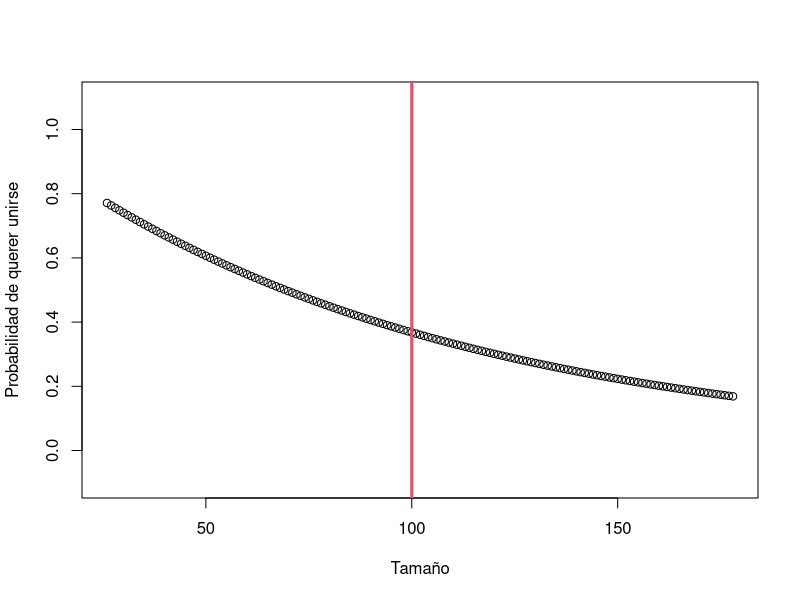

Source code (R):
k <- 1000
n <- 100000
originales <- rnorm(k)
cumulos <- originales - min(originales) + 1
cumulos <- round(n * cumulos / sum(cumulos))
diferencia <- n - sum(cumulos)
if (diferencia > 0) {
  for (i in 1:diferencia) {
    p <- sample(1:k, 1)
    cumulos[p] <- cumulos[p] + 1
  }
} else if (diferencia < 0) {
  for (i in 1:-diferencia) {
    p <- sample(1:k, 1)
    if (cumulos[p] > 1) {
      cumulos[p] <- cumulos[p] - 1
    }
  }
}
c <- median(cumulos) # tamanio critico de cumulos
d <- sd(cumulos) / 4 # factor arbitrario para suavizar la curva
rotura <- function(x, c, d) {
  return (1 / (1 + exp((c - x) / d)))
}

union <- function(x, c) {
  return (exp(-x / c))
}
png("p8_expvar.png")
low <- min(cumulos)
high <- max(cumulos)
x <- low:high
plot(x, union(x, c), ylim=c(-0.1, 1.1), xlim=c(low, high),
     xlab="Tama\u{00f1}o", ylab="Probabilidad de querer unirse")
abline(v = c, col=2, lwd=3)
graphics.off()